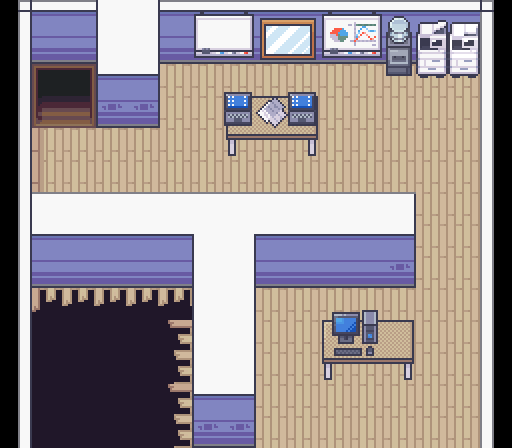

This is a level from a 2D game, rendered from its Tiled map with the project's own tilesets. A one-line summary and the map file follow, with tile-layer data summarised:
An orthogonal 16x14 tile map with 32x32 px tiles, 4 tile layers (Tile Layer 1, Tile Layer 2, Tile Layer 3, Above Player), 5 tilesets and 9 objects (9x collision).

<map version="1.10" tiledversion="1.11.0" orientation="orthogonal" renderorder="right-down" compressionlevel="0" width="16" height="14" tilewidth="32" tileheight="32" infinite="0" nextlayerid="13" nextobjectid="132">
 <properties>
  <property name="edges" value="clamped" />
  <property name="inside" type="bool" value="true" />
  <property name="map_type" value="dungeon" />
  <property name="scenario" value="spyder" />
  <property name="slug" value="greenwash_level3" />
 </properties>
 <tileset firstgid="1" name="Office_interiors_shadowless_16x16" tilewidth="32" tileheight="32" tilecount="528" columns="22">
  <image source="../gfx/tilesets/Office_interiors_shadowless_16x16.png" width="704" height="768" />
 </tileset>
 <tileset firstgid="529" name="Interiors_16x16" tilewidth="32" tileheight="32" tilecount="2592" columns="16">
  <image source="../gfx/tilesets/Interiors_16x16.png" width="512" height="5184" />
 </tileset>
 <tileset firstgid="3121" name="Tilesets_16x16" tilewidth="32" tileheight="32" tilecount="1760" columns="40">
  <image source="../gfx/tilesets/Tilesets_16x16.png" width="1280" height="1408" />
 </tileset>
 <tileset firstgid="4881" source="../gfx/tilesets/core_indoor_stairs.tsx" />
 <tileset firstgid="7851" source="../gfx/tilesets/core_outdoor.tsx" />
 <layer id="1" name="Tile Layer 1" width="16" height="14">
  <data>[224 cells, 224 non-empty, 15 distinct tile ids]</data>
 </layer>
 <layer id="2" name="Tile Layer 2" width="16" height="14">
  <data>[224 cells, 100 non-empty, 45 distinct tile ids]</data>
 </layer>
 <layer id="3" name="Tile Layer 3" width="16" height="14">
  <data>[224 cells, 7 non-empty, 6 distinct tile ids]</data>
 </layer>
 <layer id="4" name="Above Player" width="16" height="14">
  <data>[224 cells, 4 non-empty, 3 distinct tile ids]</data>
 </layer>
 <objectgroup color="#ff0000" id="3" name="Collisions">
  <object id="48" type="collision" x="0" y="0" width="32" height="448" />
  <object id="49" type="collision" x="480" y="0" width="32" height="448" />
  <object id="99" type="collision" x="96" y="64" width="64" height="64" />
  <object id="100" type="collision" x="32" y="192" width="384" height="96" />
  <object id="101" type="collision" x="192" y="288" width="64" height="160" />
  <object id="103" type="collision" x="32" y="32" width="64" height="32" />
  <object id="129" type="collision" x="160" y="32" width="320" height="32" />
  <object id="130" type="collision" x="224" y="96" width="96" height="32" />
  <object id="131" type="collision" x="320" y="320" width="96" height="32" />
 </objectgroup>
</map>
